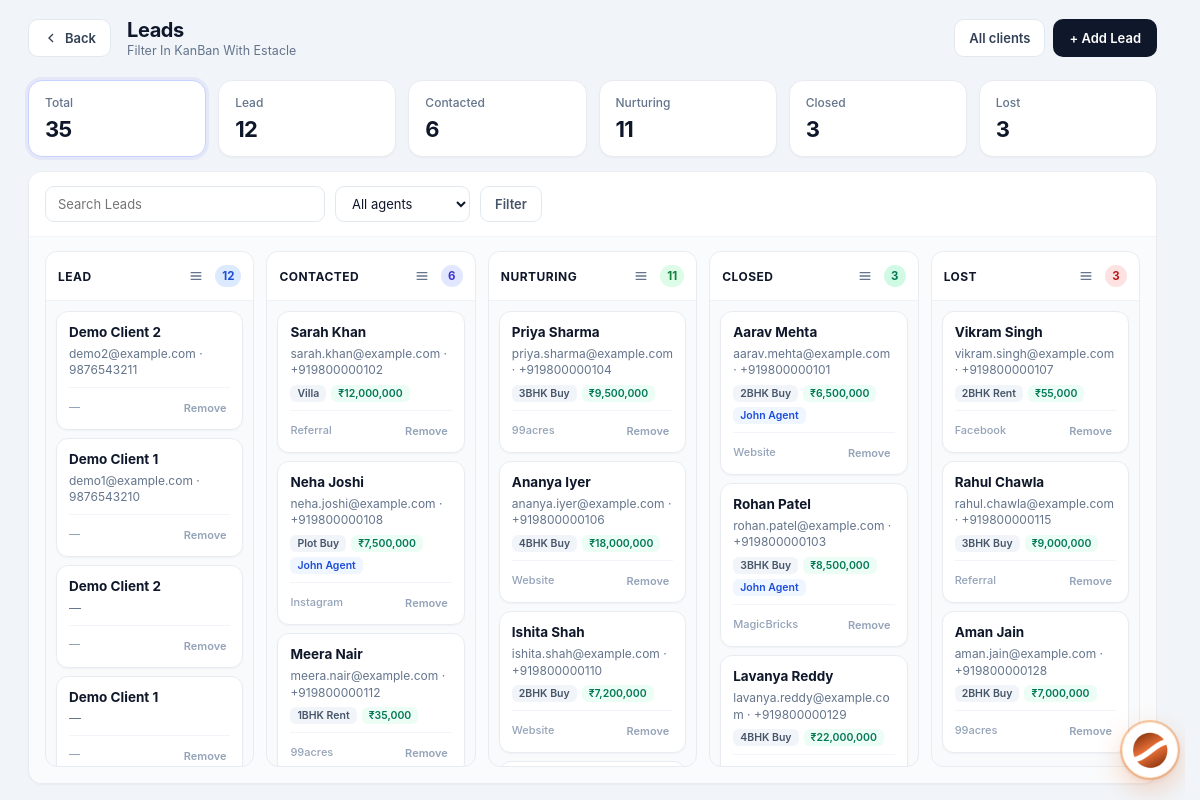
The page /admin/leads (signed in) on the database its author committed.
### tables this page shows
CREATE TABLE clients (
            id INTEGER PRIMARY KEY AUTOINCREMENT,
            full_name TEXT NOT NULL,
            email TEXT,
            phone TEXT,
            status TEXT DEFAULT 'lead',
            notes TEXT,
            agent_id INTEGER,
            created_at TIMESTAMP DEFAULT CURRENT_TIMESTAMP, source TEXT, budget REAL, interest TEXT, preferred_city TEXT, address TEXT, updated_at TIMESTAMP, user_id INTEGER, photo TEXT, about_the_client TEXT,
            FOREIGN KEY (agent_id) REFERENCES users (id)
        );

CREATE TABLE settings (
            key TEXT PRIMARY KEY,
            value TEXT
        );

CREATE TABLE users (
            id INTEGER PRIMARY KEY AUTOINCREMENT,
            email TEXT UNIQUE NOT NULL,
            password TEXT NOT NULL,
            full_name TEXT NOT NULL,
            role TEXT NOT NULL CHECK(role IN ('admin', 'agent', 'customer')),
            phone TEXT,
            created_at TIMESTAMP DEFAULT CURRENT_TIMESTAMP,
            is_active INTEGER DEFAULT 1
        , avatar TEXT, last_seen TIMESTAMP, job_title TEXT, department TEXT, employee_id TEXT, license_no TEXT, commission_rate REAL, alt_phone TEXT, address TEXT, city TEXT, state TEXT, country TEXT, postal_code TEXT, notes TEXT, hire_date TEXT, timezone TEXT);

### routes/admin/leads.py (the view)
@admin.route('/admin/leads')
@login_required
@role_required('admin')
def admin_leads():
    db = get_db()
    migrate_db()
    migrate_orphan_leads_into_clients(db)
    try:
        from routes.admin.clients import sync_customers_to_clients
        sync_customers_to_clients(db)
    except Exception:
        pass
    q = request.args.get('q', '').strip()
    agent_id = request.args.get('agent_id', '').strip()
    focus = request.args.get('status', '').strip()
    sql = (
        "SELECT c.*, u.full_name as agent_name "
        "FROM clients c "
        "LEFT JOIN users u ON c.agent_id = u.id "
        "WHERE 1=1"
    )
    params = []
    if q:
        sql += (
            " AND (c.full_name LIKE ? OR IFNULL(c.email,'') LIKE ? OR IFNULL(c.phone,'') LIKE ? "
            "OR IFNULL(c.interest,'') LIKE ? OR IFNULL(c.source,'') LIKE ?)"
        )
        params.extend(['%' + q + '%'] * 5)
    if agent_id.isdigit():
        sql += " AND c.agent_id = ?"
        params.append(int(agent_id))
    sql += " ORDER BY c.created_at DESC"
    rows = [dict(r) for r in db.execute(sql, params).fetchall()]
    for r in rows:
        r['status'] = _normalize_status(r.get('status'))
    columns = []
    for st in STAGES:
        items = [r for r in rows if r['status'] == st]
        columns.append({
            'key': st,
            'label': STAGE_LABELS[st],
            'leads': items,
            'count': len(items),
        })
    stats = {st: sum(1 for r in rows if r['status'] == st) for st in STAGES}
    stats['total'] = len(rows)
    agents = db.execute(
        "SELECT id, full_name FROM users WHERE role IN ('admin','agent') AND is_active=1 ORDER BY full_name"
    ).fetchall()
    currency = get_setting('currency', 'INR')
    return render_template(
        'admin_leads.html',
        columns=columns,
        stats=stats,
        agents=agents,
        stages=STAGES,
        stage_labels=STAGE_LABELS,
        q=q,
        agent_id=agent_id,
        focus=focus,
        currency=currency,
        format_money=format_money,
    )

### core/db.py (called while the page is built)
def get_db():
    if 'db' not in g:
        g.db = sqlite3.connect(current_app.config['DATABASE'])
        g.db.row_factory = sqlite3.Row
    return g.db

### core/helpers.py (called while the page is built)
def login_required(f):
    @wraps(f)
    def decorated_function(*args, **kwargs):
        if 'user_id' not in session:
            flash('Please log in to access this page.', 'warning')
            return redirect(url_for('auth.login'))
        return f(*args, **kwargs)
    return decorated_function

def role_required(*roles):
    def decorator(f):
        @wraps(f)
        def decorated_function(*args, **kwargs):
            if 'user_id' not in session:
                flash('Please log in to access this page.', 'warning')
                return redirect(url_for('auth.login'))
            if session.get('role') not in roles:
                flash('You do not have permission to access this page.', 'danger')
                return redirect(url_for('auth.role_redirect'))
            return f(*args, **kwargs)
        return decorated_function
    return decorator

def get_setting(key, default=''):
    db = get_db()
    row = db.execute('SELECT value FROM settings WHERE key = ?', (key,)).fetchone()
    return row['value'] if row else default

def format_money(amount, currency=None):
    if amount is None:
        return '—'
    currency = currency or get_setting('currency', 'INR')
    symbols = {'USD': '$', 'INR': '₹', 'AED': 'AED '}
    sym = symbols.get(currency, currency + ' ')
    try:
        return f"{sym}{float(amount):,.0f}"
    except (TypeError, ValueError):
        return str(amount)

### routes/admin/clients.py (called while the page is built, shortened)
def sync_customers_to_clients(db):
    migrate_db()
    customers = db.execute(
        "SELECT id, email, full_name, phone, address, city, notes, created_at "
        "FROM users WHERE role = 'customer' AND is_active = 1"
    ).fetchall()
    db.commit()

### routes/admin/leads.py (called while the page is built, shortened)
def _normalize_status(st):
    st = (st or 'lead').strip().lower()
    aliases = {
        'new': 'lead',
        'won': 'closed',
        'qualified': 'nurturing',
        'negotiation': 'nurturing',
    }
    st = aliases.get(st, st)
    if st not in STAGES:
        st = 'lead'
    return st

def migrate_orphan_leads_into_clients(db):
    migrate_db()
    leads = db.execute('SELECT * FROM leads').fetchall()
    db.commit()

### templates/admin_leads.html (shortened to what this page needs)
<!DOCTYPE html>
<html lang="en">
<head>
<link rel="stylesheet" href="{{ url_for('static', filename='css/admin.css') }}">
</head>
<body>
<div class="app-layout">
{% set active = 'leads' %}
{% include 'partials/admin_sidebar.html' %}
<main class="main-content">
  <header class="top-bar dash-top">
    <div style="display:flex;align-items:center;gap:12px;">
      <a href="{{ url_for('admin.admin_dashboard') }}" class="btn-back" title="Back to dashboard">
        <svg viewBox="0 0 24 24" fill="none" stroke="currentColor" stroke-width="2"><path d="M15 18l-6-6 6-6"/></svg>
        Back
      </a>
      <div>
        <h1 class="page-title">Leads</h1>
        <p class="page-subtitle">Filter In KanBan With Estacle</p>
      </div>
    </div>
    <div class="top-actions">
      <a href="{{ url_for('admin.admin_clients') }}" class="btn-export">All clients</a>
      <a href="{{ url_for('admin.admin_add_lead') }}" class="btn-create">+ Add Lead</a>
    </div>
  </header>
  <div class="page-wrap">
    <div class="stat-row" id="leadStats">
      <a href="{{ url_for('admin.admin_leads') }}" class="stat-card kpi-soft {% if not focus %}active-filter{% endif %}">
        <div class="kpi-label">Total</div>
        <div class="kpi-value" data-stat="total">{{ stats.total }}</div>
      </a>
      {% for st in stages %}
      <a href="{{ url_for('admin.admin_leads', status=st, q=q, agent_id=agent_id) }}" class="stat-card kpi-soft {% if focus==st %}active-filter{% endif %}">
        <div class="kpi-label">{{ stage_labels[st] }}</div>
        <div class="kpi-value" data-stat="{{ st }}">{{ stats[st] }}</div>
      </a>
      {% endfor %}
    </div>
    <div class="board-shell">
      <form class="panel-toolbar" method="GET" action="{{ url_for('admin.admin_leads') }}">
        <input type="search" name="q" value="{{ q }}" placeholder="Search Leads">
        <select name="agent_id">
          <option value="">All agents</option>
        </select>
        <button type="submit" class="btn-filter">Filter</button>
      </form>
      <div class="kanban" id="kanban">
        {% for col in columns %}
        {% if not focus or focus == col.key %}
        <div class="kanban-col" data-stage="{{ col.key }}">
          <div class="col-hd" data-stage="{{ col.key }}">
            <h3>{{ col.label }}</h3>
            <div class="col-hd-right">
              <button type="button" class="col-list-btn" data-stage="{{ col.key }}" data-label="{{ col.label }}" title="Column actions" aria-label="Column actions" aria-haspopup="true">
                <svg viewBox="0 0 24 24" fill="none" stroke="currentColor" stroke-width="2"><path d="M4 7h16M4 12h16M4 17h16"/></svg>
              </button>
              <span class="col-count" data-count-for="{{ col.key }}">{{ col.count }}</span>
            </div>
          </div>
          <div class="col-body" data-stage="{{ col.key }}">
            {% for lead in col.leads %}
            <div class="lead-card" draggable="true"
                 data-id="{{ lead.id }}"
                 data-status="{{ lead.status }}"
                 data-name="{{ lead.full_name or '' }}"
                 data-email="{{ lead.email or '' }}"
                 data-phone="{{ lead.phone or '' }}"
                 data-interest="{{ lead.interest or '' }}"
                 data-budget="{% if lead.budget %}{{ format_money(lead.budget, currency) }}{% endif %}"
                 data-agent="{{ lead.agent_name or '' }}"
                 data-source="{{ lead.source or '' }}"
                 data-href="{{ url_for('admin.admin_client_360', client_id=lead.id) }}">
              <h4>
                <a href="{{ url_for('admin.admin_client_360', client_id=lead.id) }}">{{ lead.full_name }}</a>
              </h4>
              <div class="meta">
                {% if lead.email %}{{ lead.email }}{% endif %}
                {% if lead.email and lead.phone %} · {% endif %}
                {% if lead.phone %}{{ lead.phone }}{% endif %}
                {% if not lead.email and not lead.phone %}—{% endif %}
              </div>
              {% if lead.interest or lead.budget or lead.agent_name %}
              <div class="tags">
                {% if lead.interest %}<span class="tag">{{ lead.interest }}</span>{% endif %}
                {% if lead.budget %}<span class="tag budget">{{ format_money(lead.budget, currency) }}</span>{% endif %}
                {% if lead.agent_name %}<span class="tag agent">{{ lead.agent_name }}</span>{% endif %}
              </div>
              {% endif %}
              <div class="card-foot">
                <span class="src">{{ lead.source or '—' }}</span>
                <form method="POST" action="{{ url_for('admin.admin_delete_lead', lead_id=lead.id) }}" onsubmit="return confirm('Remove from pipeline (deletes client record)?');" style="margin:0">
                  <button type="submit" class="del">Remove</button>
                </form>
              </div>
            </div>
            {% else %}
            <div class="empty-col">Drop here</div>
            {% endfor %}
          </div>
        </div>
        {% endif %}
        {% endfor %}
      </div>
    </div>
  </div>
</main>
</div>
</body>
</html>

### static/css/admin.css (style rules this page uses)
* { margin: 0; padding: 0; box-sizing: border-box; }
body { font-family: -apple-system, BlinkMacSystemFont, 'Segoe UI', Roboto, 'Helvetica Neue', Arial, sans-serif; background: #f1f5f9; color: #0f172a; min-height: 100vh; }
.app-layout { display: flex; min-height: 100vh; }
.main-content { flex: 1; margin-left: 268px; min-height: 100vh; }
.top-bar { background: white; padding: 18px 32px; border-bottom: 1px solid #e2e8f0; display: flex; justify-content: space-between; align-items: center; }
.page-title { font-family: 'Inter', sans-serif; font-size: 22px; font-weight: 700; letter-spacing: -0.4px; color: #0f172a; }
.page-subtitle { font-size: 13px; color: #64748b; margin-top: 2px; font-weight: 400; }
.stat-card { background: white; border-radius: 14px; padding: 20px; display: flex; align-items: center; gap: 14px; border: 1px solid #e2e8f0; box-shadow: 0 1px 2px rgba(0,0,0,0.03); transition: box-shadow 0.2s ease; }
html { scrollbar-gutter: stable; }
.app-layout > :not(.sidebar):not(script):not(style) { animation: none !important; }
.main-content { transition: none; }

### rows shown on the page
clients: status "Lead", id "12"
clients: full_name "Demo Client 2", email "demo2@example.com", phone "9876543211", source "—"
clients: full_name "Demo Client 1", email "demo1@example.com", phone "9876543210", source "—"
clients: full_name "Demo Client 2", source "—"
clients: full_name "Demo Client 1", source "—"
clients: full_name "Sarah Khan", email "sarah.khan@example.com", phone "+919800000102", interest "Villa", budget.value "₹12,000,000", source "Referral"
clients: full_name "Neha Joshi", email "neha.joshi@example.com", phone "+919800000108", interest "Plot Buy", budget.value "₹7,500,000", agent_name "John Agent", source "Instagram"
clients: full_name "Meera Nair", email "meera.nair@example.com", phone "+919800000112", interest "1BHK Rent", budget.value "₹35,000", source "99acres"
clients: full_name "Priya Sharma", email "priya.sharma@example.com", phone "+919800000104", interest "3BHK Buy", budget.value "₹9,500,000", source "99acres"
clients: full_name "Ananya Iyer", email "ananya.iyer@example.com", phone "+919800000106", interest "4BHK Buy", budget.value "₹18,000,000", source "Website"
clients: full_name "Ishita Shah", email "ishita.shah@example.com", phone "+919800000110", interest "2BHK Buy", budget.value "₹7,200,000", source "Website"
clients: full_name "Aarav Mehta", email "aarav.mehta@example.com", phone "+919800000101", interest "2BHK Buy", budget.value "₹6,500,000", agent_name "John Agent", source "Website"
clients: full_name "Rohan Patel", email "rohan.patel@example.com", phone "+919800000103", interest "3BHK Buy", budget.value "₹8,500,000", agent_name "John Agent", source "MagicBricks"
clients: full_name "Lavanya Reddy", email "lavanya.reddy@example.com", phone "+919800000129", interest "4BHK Buy", budget.value "₹22,000,000"
clients: full_name "Vikram Singh", email "vikram.singh@example.com", phone "+919800000107", interest "2BHK Rent", budget.value "₹55,000", source "Facebook"
clients: full_name "Rahul Chawla", email "rahul.chawla@example.com", phone "+919800000115", interest "3BHK Buy", budget.value "₹9,000,000", source "Referral"
clients: full_name "Aman Jain", email "aman.jain@example.com", phone "+919800000128", interest "2BHK Buy", budget.value "₹7,000,000", source "99acres"

### other values the page prints
{{ stats.total }} "35"
{{ stage_labels[st] }} "Contacted" "Nurturing" "Closed" "Lost"
{{ stats[st] }} "6" "11" "3" "3"
{{ col.label }} "LEAD" "CONTACTED" "NURTURING" "CLOSED" "LOST"
{{ col.count }} "12" "6" "11" "3" "3"
